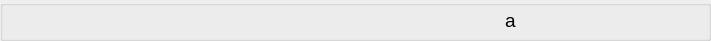
     <widget class="QGroupBox" name="groupBox_5">
      <property name="geometry">
       <rect>
        <x>10</x>
        <y>370</y>
        <width>711</width>
        <height>41</height>
       </rect>
      </property>
      <property name="font">
       <font>
        <pointsize>14</pointsize>
       </font>
      </property>
      <property name="title">
       <string/>
      </property>
      <widget class="QLabel" name="label_5">
       <property name="geometry">
        <rect>
         <x>220</x>
         <y>10</y>
         <width>101</width>
         <height>20</height>
        </rect>
       </property>
       <property name="text">
        <string/>
       </property>
       <property name="alignment">
        <set>Qt::AlignCenter</set>
       </property>
      </widget>
      <widget class="QLabel" name="label_6">
       <property name="geometry">
        <rect>
         <x>320</x>
         <y>10</y>
         <width>101</width>
         <height>20</height>
        </rect>
       </property>
       <property name="text">
        <string/>
       </property>
       <property name="alignment">
        <set>Qt::AlignCenter</set>
       </property>
      </widget>
      <widget class="QLabel" name="label_7">
       <property name="geometry">
        <rect>
         <x>460</x>
         <y>10</y>
         <width>101</width>
         <height>20</height>
        </rect>
       </property>
       <property name="text">
        <string>a</string>
       </property>
       <property name="alignment">
        <set>Qt::AlignCenter</set>
       </property>
      </widget>
      <widget class="QLabel" name="label_8">
       <property name="geometry">
        <rect>
         <x>110</x>
         <y>10</y>
         <width>101</width>
         <height>20</height>
        </rect>
       </property>
       <property name="text">
        <string/>
       </property>
       <property name="alignment">
        <set>Qt::AlignCenter</set>
       </property>
      </widget>
     </widget>
